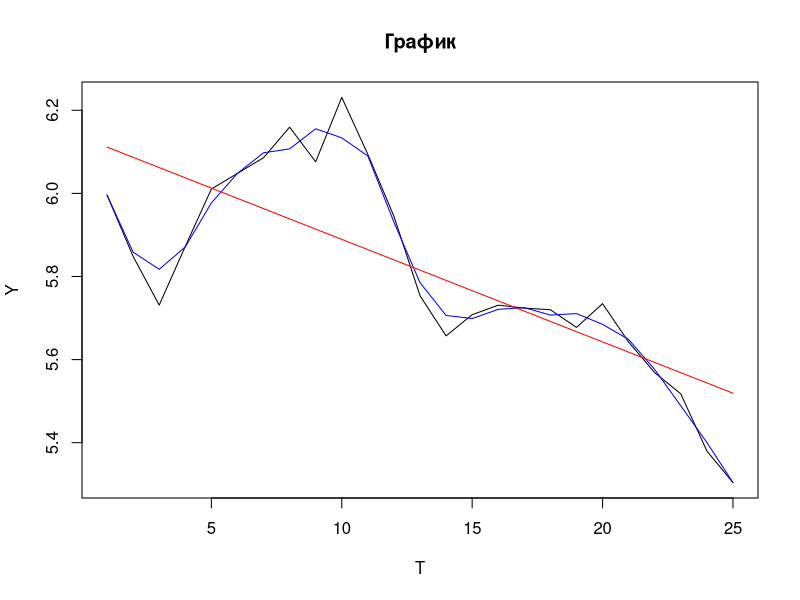

Recreate this plot in R.
# Set output precision.
options(digits=5)

# Read the data from the file.
current_data <- read.table(file = "input_files/input_lab4.txt")

# Save the length of the series.
series_length <- length(current_data[,2])

# Save and print the average level of the series. 
chrono_average <- sum(current_data[,2])
chrono_average <- chrono_average - (current_data[1, 2] / 2)
chrono_average <- 
  chrono_average - (current_data[series_length, 2] / 2)
chrono_average <- chrono_average / (series_length - 1)
chrono_average

# Save the average value of the series.
series_mean <- mean(current_data[,2])

# ----------------------------------------------------------------------------
# Working the series criteria.

# Create the copy of the table. Then the information about the types of the
# values will be added to this new table.
series_table <- current_data

# Add the information about the type of the value as the third column of
# the table.
series_table[1:series_length, 3] <- 
  ifelse(series_table[1:series_length, 2] < series_mean, 1, 0)

# Count the number of series.
number_of_series <- length(rle(series_table[,3])$lengths)

# Specify t coefficient (corresponding to the confidence level p = 0.95).
t_coefficient = 1.96

# Print the result of applying series criteria.
average_number_of_series = (series_length + 1) / 2
number_of_series_sd = sqrt(series_length - 1) / 2

if (number_of_series >= 
    average_number_of_series - t_coefficient * number_of_series_sd &
    number_of_series <= 
    average_number_of_series + t_coefficient * number_of_series_sd) {
  print("No regularity has been found.")
} else {
  print("Regularity has been found.")
}

# ----------------------------------------------------------------------------
# Working with the smoothing.

# Use three-level moving average method. Put necessary values to the
# third column of the original table.
current_data[1, 3] <- current_data[1, 2]
current_data[series_length, 3] <- current_data[series_length, 2]

for (i in 2:(series_length - 1)) {
  current_data[i, 3] = 
    mean(c(current_data[i - 1, 2], current_data[i, 2], current_data[i + 1, 2]))
}

# Use linear analytical alignment method. Put necessary values to the
# fourth column of the original table.

# Move the system of the coordinates (change the values in the first column of
# the table).
if (series_length %% 2 == 0) {
  for (i in (series_length / 2):1) {
    current_data[i, 1] = -(2 * (series_length / 2 - i) + 1)
    current_data[series_length - i + 1, 1] = 2 * (series_length / 2 - i) + 1
  }
} else {
  current_data[floor(series_length / 2) + 1, 1] = 0
  for (i in (floor(series_length / 2)):1) {
    current_data[i, 1] = -(floor(series_length / 2) - i + 1)
    current_data[series_length - i + 1, 1] = floor(series_length / 2) - i + 1
  }
}

# Count linear coefficients.
a0_coefficient <- chrono_average
a1_coefficient <- sum(current_data[,1] * current_data[,2])
a1_coefficient <- a1_coefficient / sum(current_data[,1]^2)

# Fill the table.
current_data[1:series_length, 4] <-
  a0_coefficient + a1_coefficient * current_data[1:series_length, 1]

# ----------------------------------------------------------------------------
# Working with the plot.

plot(current_data[,2], type = "l", col = "black",
     xlab = "T", ylab = "Y", main = "График")
lines(current_data[,3], type = "l", col = "blue")
lines(current_data[,4], type = "l", col = "red")
